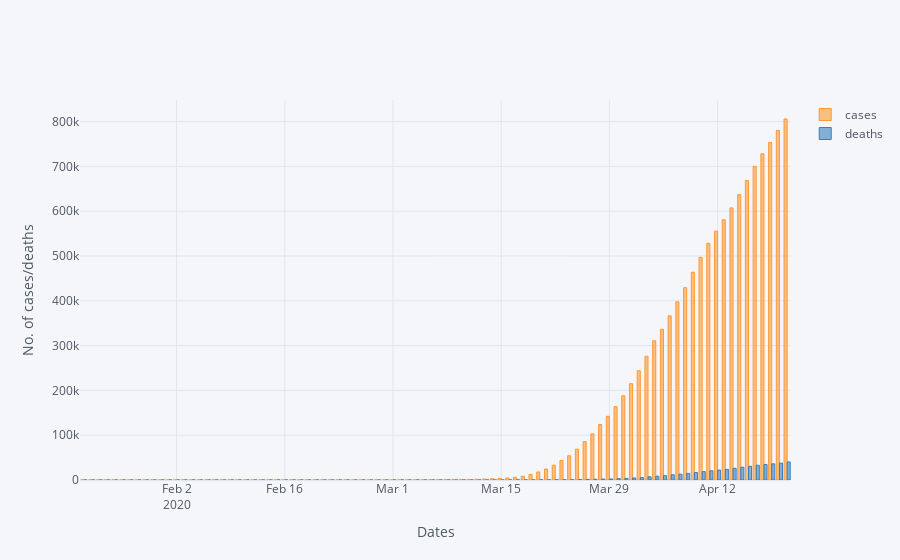

This figure's notebook cell:
### Code cell
configure_plotly_browser_state()
series.iplot(kind='bar', xTitle="Dates", yTitle="No. of cases/deaths")
